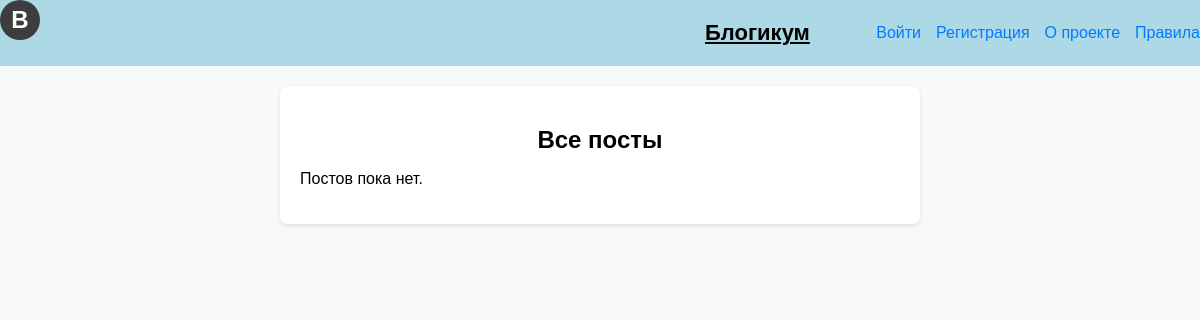
/posts/, run on an earlier commit of the app's database.
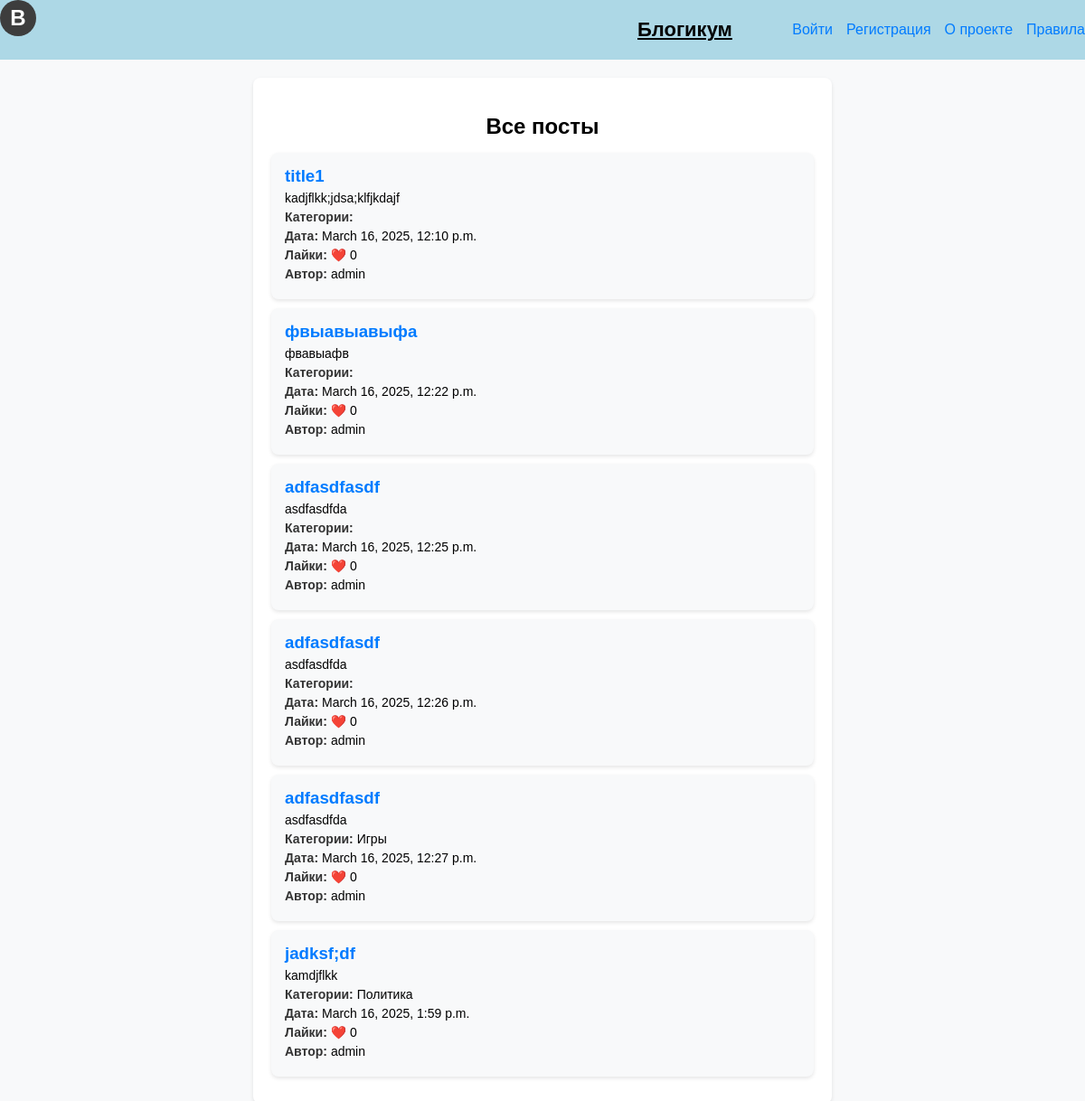
And on a later commit of the database.
### Posts/models.py (models this page shows)
class Post(models.Model):
    title = models.CharField(max_length = 50,
                             verbose_name='Заголовок',
                             )
    text = models.CharField(max_length = 100, verbose_name="Содержание")
    likes = models.IntegerField(verbose_name='Количество лайков', default = 0)
    date_create = models.DateTimeField(auto_now_add= True, verbose_name= 'Дата создания', blank = False)
    is_published = models.BooleanField(verbose_name = 'Статус публикации',
                                       blank = True, default=False)
    category = models.CharField(max_length = 50, blank = True)
    author = models.ForeignKey(get_user_model(),
                               on_delete= models.CASCADE,
                               verbose_name = 'Автор',
                               blank= False,
                               related_name='posts')
    tags = models.ManyToManyField('TagPost',
                                  blank = True,
                                  related_name = 'tags',
                                  verbose_name = 'Теги')

class TagPost(models.Model):
    tag = models.CharField(max_length = 100)
    slug = models.SlugField(max_length = 100, unique = True)
    def __str__(self):
        return self.tag

### Users/models.py (models this page shows)
class User(AbstractUser):
    photo = models.ImageField(blank=True,
                              null = True,
                              verbose_name = 'Аватарка',
                              )
    date_of_birth = models.DateTimeField(blank = True,
                                         null = True,
                                         verbose_name= 'Дата рождения',
                                         )

### Posts/views.py (the view)
# urls.py: path('posts/', views.HomePage.as_view(), name = 'home'),
class HomePage(ListView):
    model = Post
    context_object_name = 'posts'
    template_name = 'Posts/home.html'
    def get_context_data(self, **kwargs):
        context = super().get_context_data(**kwargs)
        context['user'] = self.request.user
        return context

### Posts/templates/Posts/home.html
{% extends 'base.html' %}
{% load static %}
{% block posts %}
    <main>
        <aside class="posts-container">
            <h2>Все посты</h2>
            {% for post in posts %}
            <div class="post">
                <h3>{{ post.title }}</h3>
                <p>{{ post.text }}</p>
                <p><strong>Категории:</strong>
                    {% for cat in post.tags.all %}
                        {{ cat }}{% if not forloop.last %}, {% endif %}
                    {% endfor %}
                </p>
                <p><strong>Дата:</strong> {{ post.date_create }}</p>
                <p><strong>Лайки:</strong> ❤️ {{ post.likes }}</p>
                <p><strong>Автор:</strong> {{ post.author.username }}
            </div>
            {% empty %}
            <p>Постов пока нет.</p>
            {% endfor %}
        </aside>
    </main>
{% endblock %}

What changed in the data, as far as the page shows it:
added Post: title "title1", text "kadjflkk;jdsa;klfjkdajf", date_create "March 16, 2025, 12:10 p.m.", likes "0", author.username "admin"
added Post: title "фвыавыавыфа", text "фвавыафв", date_create "March 16, 2025, 12:22 p.m.", likes "0", author.username "admin"
added Post: title "adfasdfasdf", text "asdfasdfda", date_create "March 16, 2025, 12:25 p.m.", likes "0", author.username "admin"
added Post: title "adfasdfasdf", text "asdfasdfda", date_create "March 16, 2025, 12:26 p.m.", likes "0", author.username "admin"
added Post: title "adfasdfasdf", text "asdfasdfda", date_create "March 16, 2025, 12:27 p.m.", likes "0", author.username "admin"
added TagPost: tag "Игры", shown under "adfasdfasdf"
added Post: title "jadksf;df", text "kamdjflkk", date_create "March 16, 2025, 1:59 p.m.", likes "0", author.username "admin"
added TagPost: tag "Политика", shown under "jadksf;df"
Also different on the page:
text no longer shown: "Постов пока нет."
